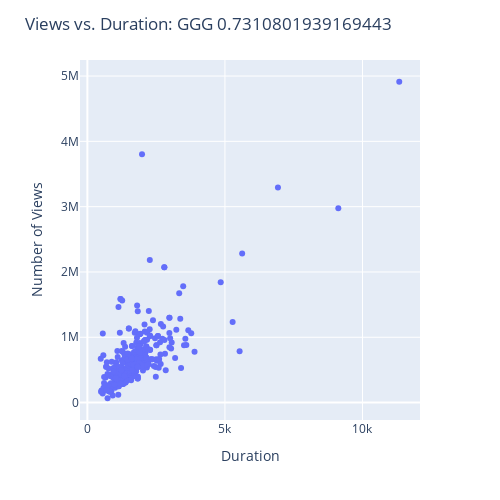

The code cell stored with this chart in its notebook:
### Markdown cell above
# Correlation

### Code cell
#plot the correlation between views and duration of dfgood, make color be color[0]
cor_good = dfgood['duration'].corr(dfgood['views'])
fig = px.scatter(dfgood, x='duration', y='views')
fig.update_layout(title_text=f'Views vs. Duration: GGG {cor_good}', height=500, width=500)
fig.update_xaxes(title_text='Duration')
fig.update_yaxes(title_text='Number of Views')
save_figure(fig, 'golf.eda5.png')
fig.show()

### Figure 1 — Plotly figure (JSON) as saved in the notebook; plotly's stock layout.template omitted (floating-point values rounded to 4 significant figures; data arrays with more than 128 entries replaced by an {"elided": "..."} marker saying what was removed)
{"data": [{"hovertemplate": "duration=%{x}<br>views=%{y}<extra></extra>", "legendgroup": "", "marker": {"color": "#636efa", "symbol": "circle"}, "mode": "markers", "name": "", "orientation": "v", "showlegend": false, "type": "scatter", "x": {"elided": "326 int values"}, "xaxis": "x", "y": {"elided": "326 int values"}, "yaxis": "y"}], "layout": {"height": 500, "legend": {"tracegroupgap": 0}, "margin": {"t": 60}, "title": {"text": "Views vs. Duration: GGG 0.7310801939169443"}, "width": 500, "xaxis": {"anchor": "y", "domain": [0, 1], "title": {"text": "Duration"}}, "yaxis": {"anchor": "x", "domain": [0, 1], "title": {"text": "Number of Views"}}}}
